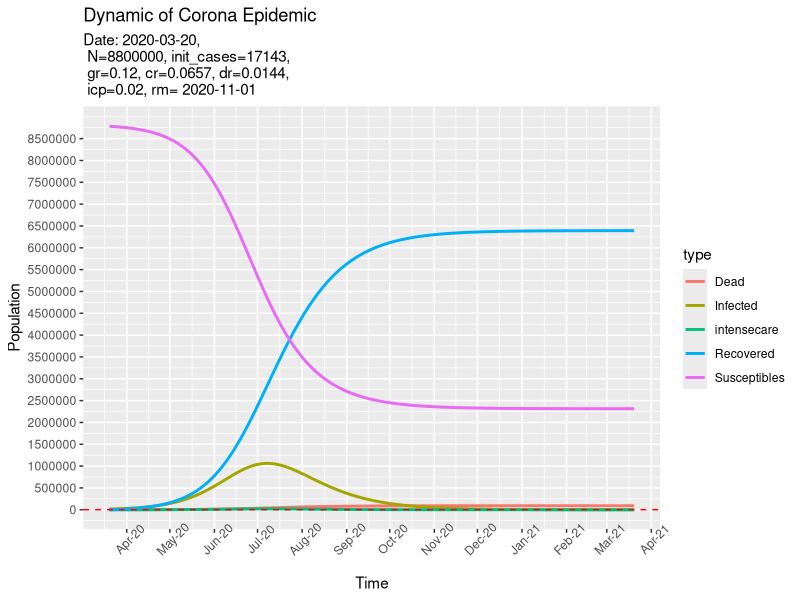
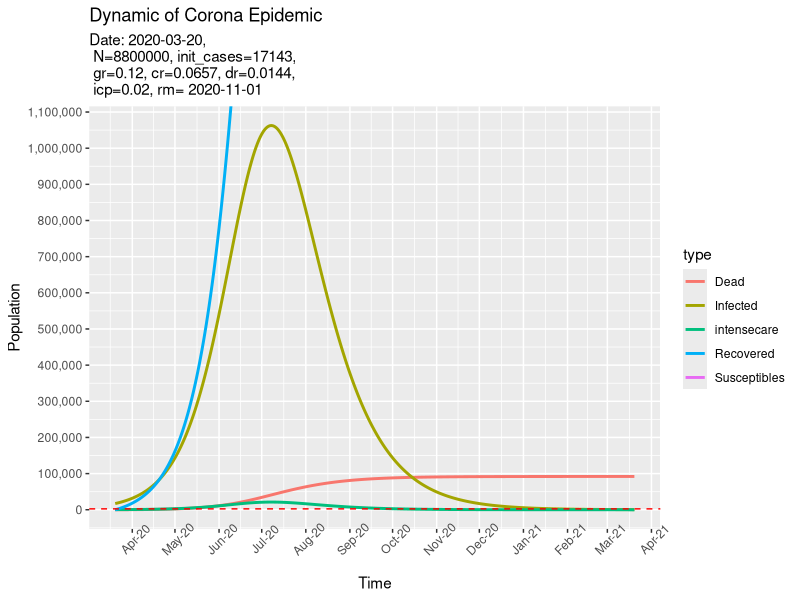
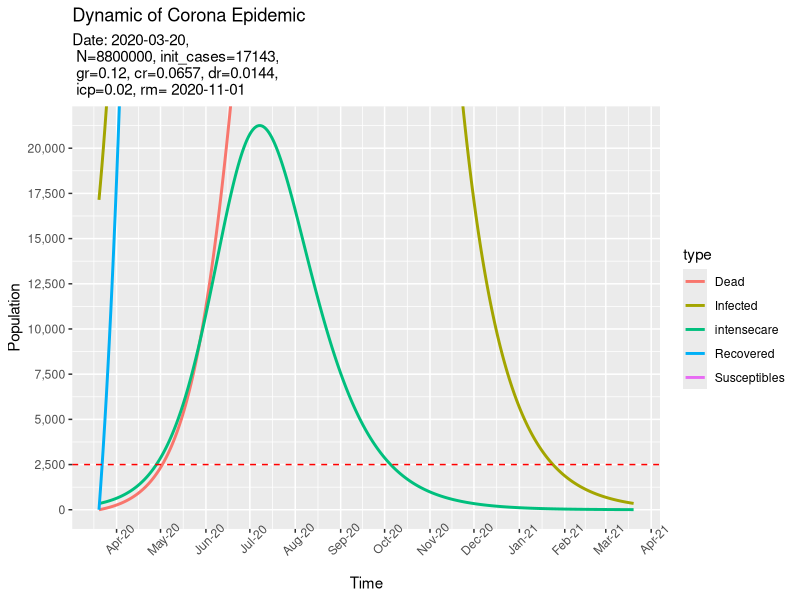
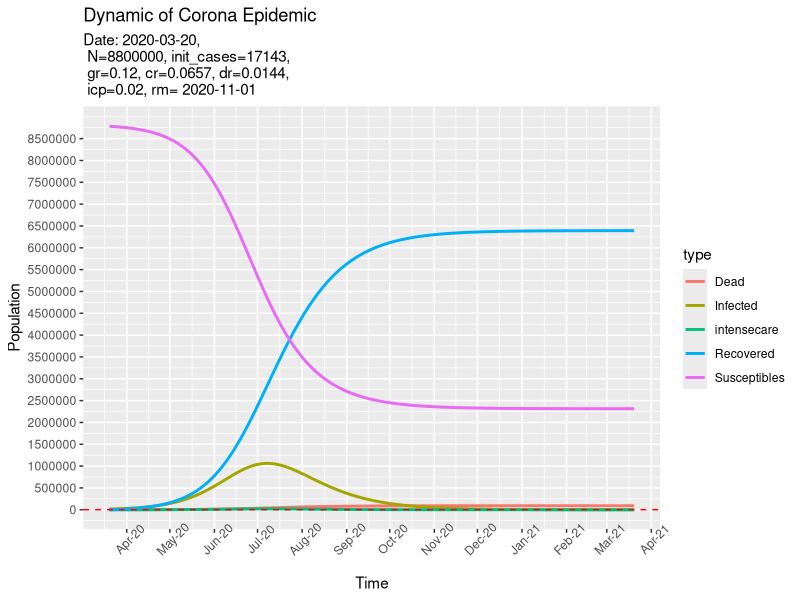
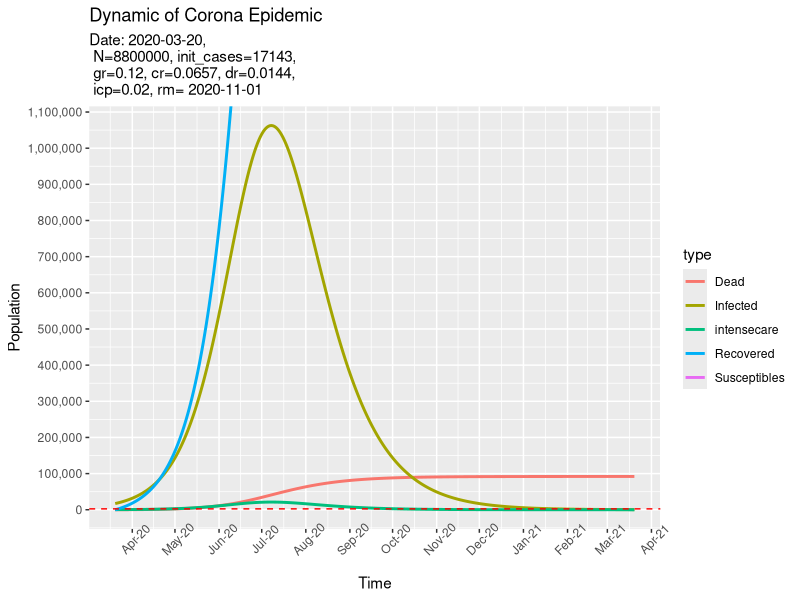
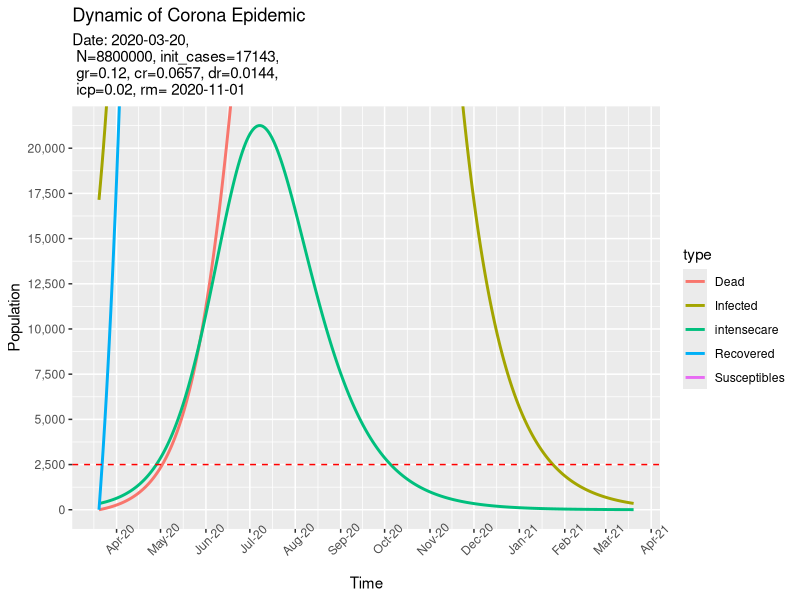

R code for these plots, in order: (Note: this script raises an error after producing the figures.)
# Modelling the Corona Epideic using a SIRD model
#
# author: Florian Nehonsky (florian@nehonsky.net)
# last change 2020-03-23
# published under GPLv3
#
# Models:
# see https://de.wikipedia.org/wiki/SIR-Modell
# see http://www.mathe.tu-freiberg.de/~wegert/Lehre/Seminar3/moehler.pdf
#
# Data:
# https://www.worldometers.info/coronavirus/coronavirus-cases/#recovered



library(tidyverse)
library(ggplot2)
library(scales)
library(lubridate)
library(deSolve)

setwd('C:/Users/Florian/Documents/corona')


calc_time <- 2 # calculation time frame in years, [0, calc_time]
obs_time <- 1 # observation time frame in years for plots, [0, obs_time]
use_solver <- 'mySolve' # 'mySolver', 'deSolve'; release measures only works with 'mySolver' but is slower

# ***************
# model specific parameters
N <- 8800000 # inhabitants
# 20.3.2020 Austria
# ~ 2400 recolgnized cases, assumption only 14% of total
today <- as.Date('2020-03-20')
detected_cases <- 2400
release_measures <- as.Date('2020-11-01')  # time measures (eg. lockdown) end
percentage_of_detection <- 0.14 # therefore, assumed darkfigure is (1 - percentage_of_detection)
nm_daily_growthrate <- 0.35     # growth rate without any measures (eg, lockdown)
wanted_daily_growthrate <- 0.12 # assumed growth rate with applied measures
                                # a growth rate of 0.30 .. I doubles within  2.7d
                                #                  0.25 .. I doubles within  3.1d
                                #                  0.20 .. I doubles within  3.8d
                                #                  0.15 .. I doubles within  5.0d
                                #                  0.10 .. I doubles within  7.3d
                                #                  0.07 .. I doubles within 10.3d 
obs_mortality_rate <- 0.0144    # observed mortality rate
obs_intensecare <- 0.02         # observed percentage of infected which needs intense care
                                # currently about 5%
                                # assumption: due to reports from china that mortality rate 
                                #             is about 1.44% instead of ~4-5% due to hidden cases (no symptoms)
                                #             we use a lower and more realistic figure of about 2%
obs_hospit <- 0.20              # observed percentage of infected which needs hospitalisation
# daily cure rate
# we calibrate on observed data, https://www.worldometers.info/coronavirus/coronavirus-cases/#recovered
# March 4th seems like a good point on the slope
#    why: slope is almost flat (epidemic was more or less only in china and china was getting it under control)
#         therefore recovery figures should be resilient
# total cases March 4th: 38 505
# recovered March 4th:   53 524
# recovered March 3th:   50 994
obs_curerate <- (53524 - 50994)/38505   # maybe the cure rate is better, probably the focus is currently on testing of newly infected people ?
av_intensecare_beds <- 2500             # number of available beds in intense care


param_string <- paste0('Date: ', as.Date(today),
                       ',\n N=', N, 
                       ', init_cases=', ceiling(detected_cases / percentage_of_detection) ,
                       ',\n gr=', wanted_daily_growthrate, 
                       ', cr=', round(obs_curerate,4),
                       ', dr=', obs_mortality_rate,
                       ',\n icp=', obs_intensecare,
                       ', rm= ', as.Date(release_measures))

filename <- paste0('./plots/',
                   as.character(today, format='%Y%m%d'),
                   '-g',round(wanted_daily_growthrate,4),
                   '-c',round(obs_curerate,4),
                   '-d',round(obs_mortality_rate,4),
                   '-rm',as.character(release_measures, format='%Y%m%d'))
# ***************
# initial values
# expected cases !
S0 <- N - (detected_cases / percentage_of_detection )  
I0 <- detected_cases / percentage_of_detection 
R0 <- 0
D0 <- 0

# assumption detected cases and expected case grow using the same dynamic
# neglecting cure and death for initial calibration
#
# a * I0_bar * S0_bar = I0_bar * nm_daily_growthrate
# a * S0_bar = nm_daily_growthrate
# a = nm_daily_growthrate / S0_bar
#
a0 <- (nm_daily_growthrate) / (N - detected_cases) # infection rate no measures
a1 <- (wanted_daily_growthrate) / (N - detected_cases) # infection rate wanted

# rel_m<- 30*release_measures # days from now lockdown released

# ***************
# ODE Parameters
a <- a1                     # infection rate, we are now in lockdown
b <- obs_curerate           # cure rate
c <- obs_mortality_rate * b # daily death rate

# # ***************
if (use_solver == 'mySolve') {
  rel_m <- as.numeric(release_measures - today)
  state <- tibble(i = 0,
                  S = S0,
                  I = I0,
                  R = R0,
                  D = D0)
  
  S_dot <- function(a, I, S) -a*I*S
  I_dot <- function(a, b, c, I, S) a*I*S - b*I - c*I
  R_dot <- function(b, I) b*I
  D_dot <- function(c, I) c*I
  
  
  # ***************
  # numerically solve ODE
  for (l in 0:(365*calc_time)) {
    if (l == rel_m) a <<- a0   # release lockdown when time has come
    
    temp <- state %>% slice(l + 1)
    S_l <- temp %>% select(S) %>% as.numeric()
    I_l <- temp %>% select(I) %>% as.numeric()
    R_l <- temp %>% select(R) %>% as.numeric()
    D_l <- temp %>% select(D) %>% as.numeric()
    new <- tibble(i = l + 1,
                  S = S_l + S_dot(a, I_l, S_l),
                  I = I_l + I_dot(a, b, c, I_l, S_l),
                  R = R_l + R_dot(b, I_l),
                  D = D_l + D_dot(c, I_l))
    state <- rbind(state, new)
  }
}

if (use_solver == 'deSolve') {
  parameters <- c(a = a1,
                  b = b,
                  c = c)
  initstate <- c(S = S0, 
                 I = I0, 
                 R = R0, 
                 D = D0)
  
  SIRD <- function(t, initstate, parameters) {
    with(as.list(c(initstate, parameters)),{
      # rate of change
      dS <- -a*S*I
      dI <- a*S*I - b*I - c*I
      dR <- b*I
      dD <- c*I
      # return the rate of change
      list(c(dS, dI, dR, dD))
    }) 
  }
  
  times <- seq(0, calc_time*365, by = 0.01)
  state  <- ode(y = state, times = times, func = SIRD, parms = parameters) %>% 
    as_tibble() %>% 
    select(i = time, everything())
}

# **************
# solution preparation and plots
state <- state %>% 
  select(Susceptibles = S,
         Infected = I,
         Recovered = R,
         Dead = D,
         everything()) %>% 
  mutate(Time = i + today) %>% 
  mutate(intensecare = Infected * obs_intensecare)

mortality_rate <- state %>% slice(365*obs_time) %>% select(Dead) %>% as.numeric() / state %>% slice(365*obs_time) %>% select(Recovered) %>% as.numeric()
max_infected <- state %>% summarise(max_infected = max(Infected)) %>% as.numeric()
total_died <- state %>% summarise(total_died = max(Dead)) %>% as.numeric()
percentage_immune <- state %>% summarise(total_recovered = max(Recovered)) %>% as.numeric() / N
total_recovered <- state %>% summarise(total_recovered = max(Recovered)) %>% as.numeric()

# transform to long format and plot
g <- state %>% 
  gather('Susceptibles', 'Infected', 'Recovered', 'Dead' , 'intensecare', key = type, value = Population) %>% 
  filter(type %in% c('Susceptibles', 'Infected', 'Recovered', 'Dead', 'intensecare')) %>% 
  ggplot(aes(x = Time, y = Population , group = type, color = type)) + 
  geom_line(lwd = 1) +
  labs(title = 'Dynamic of Corona Epidemic',
       subtitle = param_string)+ 
  scale_x_date(date_breaks = "months" , 
               date_labels = "%b-%y", 
               limits = c(today, today + years(obs_time))) + 
  scale_y_continuous(limits = c(0, N), breaks = seq(0, N, 500000)) + 
  geom_hline(yintercept = av_intensecare_beds, linetype="dashed", color = "red") + # draw line of available intense care beds
  theme(axis.text.x = element_text(#face = "bold", color = "#993333", 
    #size = 12, 
    angle = 45)#,
    #axis.text.y = element_text(face = "bold", color = "blue", 
    #                           size = 12, angle = 45)
  )
plot(g)
ggsave(filename = paste0(filename,'_total.png'),
       plot = g,
       device = png(),
       dpi = 'print')

# zoom into peak of infected
g1 <- g + coord_cartesian(xlim = c(today, today + years(obs_time)),
                          ylim = c(0, max_infected )) + 
  scale_y_continuous(limits = c(0, N), breaks = seq(0, N, 100000), labels = comma) +
  theme(axis.text.x = element_text(#face = "bold", color = "#993333", 
    #size = 12, 
    angle = 45)#,
    #axis.text.y = element_text(face = "bold", color = "blue", 
    #                           size = 12, angle = 45)
  )
plot(g1)
ggsave(filename = paste0(filename,'_peak.png'),
       plot = g1,
       device = png(),
       dpi = 'print')

# zoom into peak of people needing intense care and 
g2 <- g1 + coord_cartesian(xlim = c(today, today + years(obs_time)),
                          ylim = c(0, max_infected * obs_intensecare )) + 
  scale_y_continuous(limits = c(0, N), breaks = seq(0, N, 2500), labels = comma) +
  theme(axis.text.x = element_text(#face = "bold", color = "#993333", 
    #size = 12, 
    angle = 45)#,
    #axis.text.y = element_text(face = "bold", color = "blue", 
    #                           size = 12, angle = 45)
  )
plot(g2)
ggsave(filename = paste0(filename,'_IC.png'),
       plot = g2,
       device = png(),
       dpi = 'print')

# write summary
txt <- paste0('SIRD Model of Corona Epidemic
-----------------------------

Data:
-----
date                          ', today,'
detected cases                ', format(detected_cases, decimal.mark = '.', big.mark = ' ', nsmall = 0), '
rate of detection             ', round(percentage_of_detection*100, 4), '%
growth rate                   ', round(wanted_daily_growthrate*100, 4), '%
growth rate (no measures)     ', round(nm_daily_growthrate*100, 4), '%
observed mortality rate       ', round(obs_mortality_rate*100, 4), '%
observed hospitalisaton rate  ', round(obs_hospit*100, 4), '%
observed intense care rate    ', round(obs_intensecare*100, 4), '%
observed cure rate            ', round(obs_curerate*100, 4), '%
intense care beds             ', format(av_intensecare_beds, decimal.mark = '.', big.mark = ' ', nsmall = 0), '
release containment measures  ', release_measures ,'

ODE Parameters:
---------------
Population    ', format(N, decimal.mark = '.', big.mark = ' ', nsmall = 0), '
a             ', a1, '
b             ', b, '
c             ', c, '
S0            ', format(S0, decimal.mark = '.', big.mark = ' ', nsmall = 2), '
I0            ', format(I0, decimal.mark = '.', big.mark = ' ', nsmall = 2), '

Summary:
--------
Date of peak:                        ', state %>% filter(Infected == max_infected) %>% select(Time) %>% as.numeric %>% as.Date(origin='1970-01-01'), '
# of people which will be infected:  ', format(total_recovered + total_died, decimal.mark = '.', big.mark = ' ', nsmall = 0), ' 
# of people which will recover:      ', format(total_recovered, decimal.mark = '.', big.mark = ' ', nsmall = 0) ,'
# of people which will die:          ', format(total_died, decimal.mark = '.', big.mark = ' ', nsmall = 0) ,'
mortality rate:                      ', format(mortality_rate*100, decimal.mark = '.', big.mark = ' ', nsmall = 2), '%
maximum concurrent infected:         ', format(max_infected, decimal.mark = '.', big.mark = ' ', nsmall = 0), '
    thereof needing hospitalization: ', format(ceiling(max_infected * obs_hospit), decimal.mark = '.', big.mark = ' ', nsmall = 0), '
    thereof needing intense care:    ', format(ceiling(max_infected * obs_intensecare), decimal.mark = '.', big.mark = ' ', nsmall = 0))

fileConn <- file(paste0(filename,'.txt'))
writeLines(txt, fileConn)
close(fileConn)
